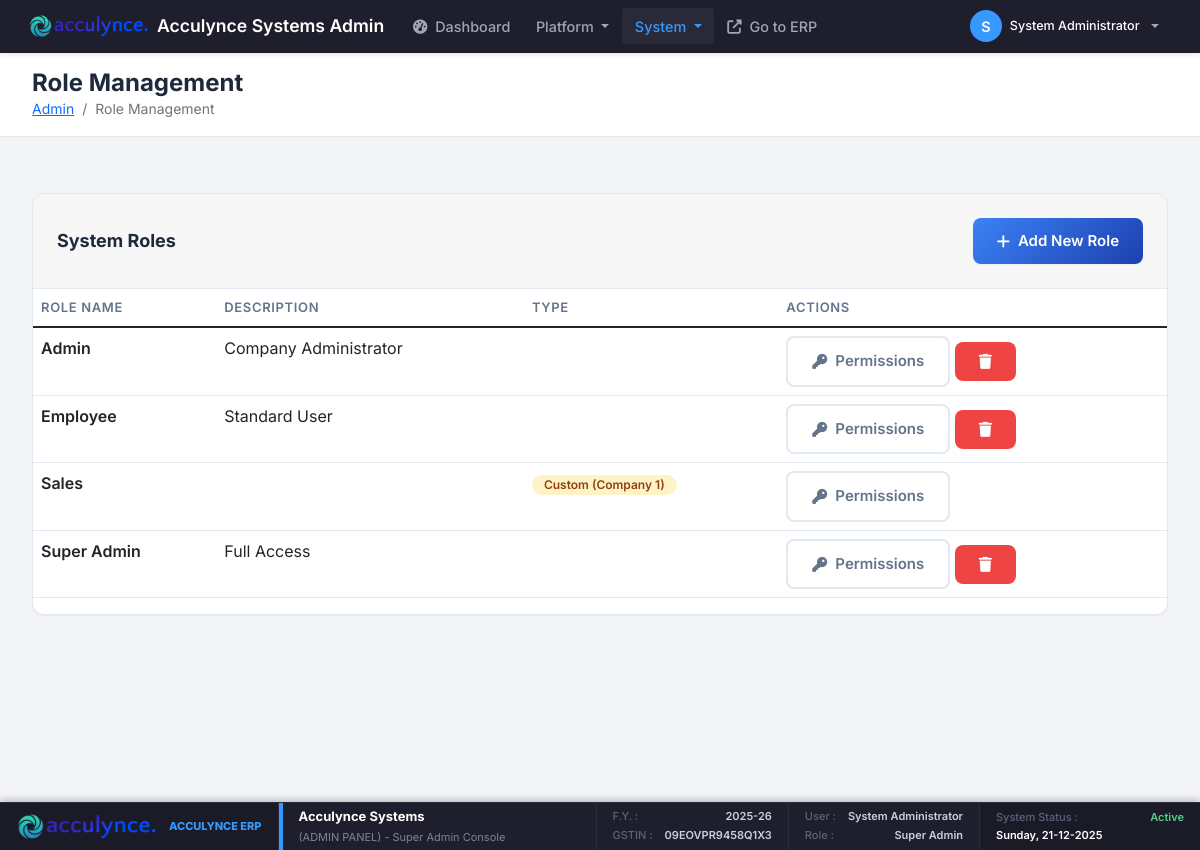
The app's page /modules/admin/roles.php (signed in) with its own data.
### tables this page shows
CREATE TABLE `company_settings` (
  `id` int(11) NOT NULL,
  `company_name` varchar(200) NOT NULL,
  `industry_type` varchar(100) DEFAULT NULL,
  `business_type` varchar(100) DEFAULT NULL,
  `app_name` varchar(100) DEFAULT NULL,
  `theme_color` varchar(20) DEFAULT '#3b82f6',
  `address_line1` varchar(200) DEFAULT NULL,
  `address_line2` varchar(200) DEFAULT NULL,
  `city` varchar(100) DEFAULT NULL,
  `state` varchar(100) DEFAULT NULL,
  `country` varchar(100) DEFAULT 'India',
  `postal_code` varchar(20) DEFAULT NULL,
  `phone` varchar(20) DEFAULT NULL,
  `email` varchar(100) DEFAULT NULL,
  `website` varchar(100) DEFAULT NULL,
  `gstin` varchar(20) DEFAULT NULL,
  `pan` varchar(20) DEFAULT NULL,
  `bank_name` varchar(100) DEFAULT NULL,
  `bank_account_number` varchar(50) DEFAULT NULL,
  `bank_ifsc` varchar(20) DEFAULT NULL,
  `bank_branch` varchar(100) DEFAULT NULL,
  `bank_account_holder` varchar(200) DEFAULT NULL,
  `logo_path` varchar(255) DEFAULT NULL,
  `terms_conditions` text DEFAULT NULL,
  `created_at` timestamp NOT NULL DEFAULT current_timestamp(),
  `updated_at` timestamp NOT NULL DEFAULT current_timestamp() ON UPDATE current_timestamp(),
  `financial_year_start` int(11) DEFAULT 4 COMMENT 'Month number (1-12) when financial year starts',
  `currency_code` varchar(10) DEFAULT 'INR',
  `currency_symbol` varchar(10) DEFAULT '₹',
  `date_format` varchar(20) DEFAULT 'd-m-Y',
  `timezone` varchar(50) DEFAULT 'Asia/Kolkata',
  `invoice_prefix` varchar(20) DEFAULT 'INV',
  `quotation_prefix` varchar(20) DEFAULT 'QT',
  `invoice_footer` text DEFAULT NULL COMMENT 'Footer text for invoices',
  `company_registration_number` varchar(100) DEFAULT NULL,
  `tax_registration_date` date DEFAULT NULL,
  `linkedin_url` varchar(255) DEFAULT NULL,
  `facebook_url` varchar(255) DEFAULT NULL,
  `twitter_url` varchar(255) DEFAULT NULL,
  `instagram_url` varchar(255) DEFAULT NULL,
  `smtp_host` varchar(100) DEFAULT NULL,
  `smtp_port` int(11) DEFAULT 587,
  `smtp_username` varchar(100) DEFAULT NULL,
  `smtp_password` varchar(255) DEFAULT NULL,
  `smtp_encryption` varchar(10) DEFAULT 'tls',
  `email_from_name` varchar(100) DEFAULT NULL,
  `email_from_address` varchar(100) DEFAULT NULL,
  `enable_email_notifications` tinyint(1) DEFAULT 1,
  `invoice_due_days` int(11) DEFAULT 30 COMMENT 'Default payment terms in days',
  `low_stock_threshold` int(11) DEFAULT 10,
  `enable_multi_currency` tinyint(1) DEFAULT 0,
  `enable_barcode` tinyint(1) DEFAULT 1,
  `backup_frequency` varchar(20) DEFAULT 'daily',
  `last_backup_date` datetime DEFAULT NULL,
  `print_logo_on_invoice` tinyint(1) DEFAULT 1,
  `is_gst_registered` tinyint(1) DEFAULT 0,
  `enable_einvoicing` tinyint(1) DEFAULT 0
);

CREATE TABLE `roles` (
  `id` int(11) NOT NULL,
  `company_id` int(11) DEFAULT NULL,
  `name` varchar(50) NOT NULL,
  `description` text DEFAULT NULL,
  `created_at` timestamp NOT NULL DEFAULT current_timestamp()
);

### classes/Database.php (called while the page is built, shortened)
<?php
class Database {
    private static $instance = null;
    private $connection;
    private function __construct() {
        try {
            $this->connection = new PDO(
                "mysql:host=" . DB_HOST . ";dbname=" . DB_NAME . ";charset=utf8mb4",
                DB_USER,
                DB_PASS,
                [
                    PDO::ATTR_ERRMODE => PDO::ERRMODE_EXCEPTION,
                    PDO::ATTR_DEFAULT_FETCH_MODE => PDO::FETCH_ASSOC,
                    PDO::ATTR_EMULATE_PREPARES => false
                ]
            );
        } catch(PDOException $e) {
            die("Database connection failed: " . $e->getMessage());
        }
    }
    public static function getInstance() {
        if (self::$instance === null) {
            self::$instance = new self();
        }
        return self::$instance;
    }
    public function query($sql, $params = []) {
        try {
            $stmt = $this->connection->prepare($sql);
            $stmt->execute($params);
            return $stmt;
        } catch(PDOException $e) {
            error_log("Query error: " . $e->getMessage());
            throw $e;
        }
    }
    public function fetchAll($sql, $params = []) {
        return $this->query($sql, $params)->fetchAll();
    }
    public function fetchOne($sql, $params = []) {
        return $this->query($sql, $params)->fetch();
    }
}

### classes/Auth.php (called while the page is built, shortened)
<?php
require_once __DIR__ . '/Database.php';
class Auth {
    public function isLoggedIn() {
        return isset($_SESSION['user_id']) && !empty($_SESSION['user_id']);
    }
    public function getCurrentUser() {
        if ($this->isLoggedIn()) {
            return [
                'id' => $_SESSION['user_id'],
                'username' => $_SESSION['username'],
                'full_name' => $_SESSION['full_name'],
                'email' => $_SESSION['email'],
                'avatar_path' => $_SESSION['avatar_path'] ?? null,
                'company_id' => $_SESSION['company_id'] ?? null,
                'roles' => $_SESSION['roles'] ?? []
            ];
        }
        return null;
    }
}

### modules/admin/roles.php (the view, shortened to what this page needs)
<?php
$pageTitle = 'Role Management';
$currentPage = 'roles';
require_once '../../includes/admin_layout.php';
$db = Database::getInstance();
$roles = $db->fetchAll("SELECT * FROM roles ORDER BY name ASC");
?>
<div class="card">
    <div class="card-header">
        <div class="card-title">System Roles</div>
        <button class="btn btn-primary btn-sm" onclick="openModal('addRoleModal')">
            <i class="fas fa-plus"></i> Add New Role
        </button>
    </div>
    <div class="table-responsive">
        <table class="table">
            <thead>
                <tr>
                    <th>Role Name</th>
                    <th>Description</th>
                    <th>Type</th>
                    <th>Actions</th>
                </tr>
            </thead>
            <tbody>
                <?php foreach ($roles as $role): ?>
                    <tr>
                        <td>
                            <span style="font-weight: 600;"><?php echo htmlspecialchars($role['name']); ?></span>
                        </td>
                        <td><?php echo htmlspecialchars($role['description']); ?></td>
                        <td>
                            <?php if (empty($role['company_id'])): ?>
                                <span class="badge badge-info">System</span>
                            <?php else: ?>
                                <span class="badge badge-warning">Custom (Company <?php echo $role['company_id']; ?>)</span>
                            <?php endif; ?>
                        </td>
                        <td>
                            <a href="permissions.php?role_id=<?php echo $role['id']; ?>" class="btn btn-sm btn-secondary">
                                <i class="fas fa-key"></i> Permissions
                            </a>
                            <?php if (empty($role['company_id'])):  ?>
                                <button class="btn btn-sm btn-danger" onclick="deleteRole(<?php echo $role['id']; ?>)">
                                    <i class="fas fa-trash"></i>
                                </button>
                            <?php endif; ?>
                        </td>
                    </tr>
                <?php endforeach; ?>
            </tbody>
        </table>
    </div>
</div>
</div>
</main>
</div>
</body>
</html>

### includes/admin_layout.php (shortened to what this page needs)
<?php
require_once __DIR__ . '/../classes/Auth.php';
$auth = new Auth();
$auth->requireLogin();
$currentUser = $auth->getCurrentUser();
$pageTitle = isset($pageTitle) ? $pageTitle : 'Admin Panel';
$db = Database::getInstance();
$brandingSettings = $db->fetchOne("SELECT app_name, logo_path, theme_color, gstin, state FROM company_settings WHERE id = ? LIMIT 1", [$currentUser['company_id'] ?? 0]);
?>
<!DOCTYPE html>
<html lang="en">
<head>
    <link href="https://cdn.jsdelivr.net/npm/bootstrap@5.1.3/dist/css/bootstrap.min.css" rel="stylesheet">
    <link rel="stylesheet" href="<?php echo BASE_URL; ?>public/assets/css/style.css?v=<?php echo time(); ?>">
    <link rel="stylesheet" href="https://cdnjs.cloudflare.com/ajax/libs/font-awesome/6.4.0/css/all.min.css">
</head>
<body>
    <div class="dashboard-wrapper">
        <nav class="navbar navbar-expand-lg admin-navbar">
            <div class="container-fluid">
                <a class="navbar-brand" href="<?php echo MODULES_URL; ?>/admin/dashboard.php">
                    <?php if (!empty($brandingSettings['logo_path'])): ?>
                        <img src="<?php echo BASE_URL . $brandingSettings['logo_path']; ?>" alt="Logo">
                    <?php else: ?>
                        <i class="fas fa-shield-alt text-primary"></i>
                    <?php endif; ?>
                    <span>Acculynce Systems Admin</span>
                </a>
                <div class="collapse navbar-collapse" id="adminNavbar">
                    <ul class="navbar-nav me-auto mb-2 mb-lg-0">
                        <li class="nav-item">
                            <a class="nav-link <?php echo ($currentPage === 'dashboard') ? 'active' : ''; ?>" href="<?php echo MODULES_URL; ?>/admin/dashboard.php">
                                <i class="fas fa-tachometer-alt me-1"></i> Dashboard
                            </a>
                        </li>
                        <li class="nav-item dropdown">
                            <a class="nav-link dropdown-toggle <?php echo in_array($currentPage, ['users', 'companies', 'subscriptions', 'reports', 'tickets', 'inquiries']) ? 'active' : ''; ?>" href="#" id="platformDropdown" role="button" data-bs-toggle="dropdown" aria-expanded="false">
                                Platform
                            </a>
                        </li>
                        <li class="nav-item dropdown">
                            <a class="nav-link dropdown-toggle <?php echo in_array($currentPage, ['roles', 'audit_logs', 'export_data', 'broadcasts', 'settings', 'reset_database']) ? 'active' : ''; ?>" href="#" id="systemDropdown" role="button" data-bs-toggle="dropdown" aria-expanded="false">
                                System
                            </a>
                        </li>
                        <li class="nav-item">
                            <a class="nav-link" href="<?php echo MODULES_URL; ?>/dashboard/index.php" target="_blank">
                                <i class="fas fa-external-link-alt me-1"></i> Go to ERP
                            </a>
                        </li>
                    </ul>
                    <div class="user-menu-admin ms-auto">
                        <div class="dropdown">
                            <a class="nav-link dropdown-toggle d-flex align-items-center gap-2 p-0" href="#" role="button" data-bs-toggle="dropdown" aria-expanded="false">
                                <div class="user-avatar-sm">
                                    <?php echo strtoupper(substr($currentUser['full_name'], 0, 1)); ?>
                                </div>
                                <span class="d-none d-lg-block text-white small"><?php echo htmlspecialchars($currentUser['full_name']); ?></span>
                            </a>
                        </div>
                    </div>
                </div>
            </div>
        </nav>
        <main class="main-content">
            <div class="top-header-admin">
                <div class="header-left">
                    <h1 class="h4 mb-0"><?php echo $pageTitle; ?></h1>
                    <nav aria-label="breadcrumb">
                        <ol class="breadcrumb mb-0 small">
                            <li class="breadcrumb-item"><a href="<?php echo MODULES_URL; ?>/admin/dashboard.php">Admin</a></li>
                            <li class="breadcrumb-item active"><?php echo $pageTitle; ?></li>
                        </ol>
                    </nav>
                </div>
            </div>
            <div class="content-area">
    <?php
    $footerData = [];
    $curMonth = date('n');
    $curYear = date('Y');
    if ($curMonth >= 4) {
        if ($curYear + 1 == 2000) { $yPart = '00'; } else { $yPart = substr($curYear + 1, -2); }
        $footerData['fy'] = $curYear . '-' . $yPart;
    } else {
        $yPart = substr($curYear, -2);
        $footerData['fy'] = ($curYear - 1) . '-' . $yPart;
    }
    if (!empty($brandingSettings)) {
        $footerData['company_name'] = $brandingSettings['app_name'] ?? 'Acculynce Systems';
        $footerData['gst'] = $brandingSettings['gstin'] ?? 'Not Set';
        $footerData['state'] = $brandingSettings['state'] ?? 'Delhi';
    } else {
        $footerData['company_name'] = 'Acculynce Systems';
        $footerData['gst'] = 'N/A';
        $footerData['state'] = 'N/A';
    }
    $footerData['validity'] = 'Unlimited (Super Admin)';
    $footerData['company_id'] = 'ADMIN';
    ?>
    <div class="sticky-footer-admin">
        <div class="footer-box-admin brand-box-admin">
            <?php if (!empty($brandingSettings['logo_path'])): ?>
                <img src="<?php echo BASE_URL . $brandingSettings['logo_path']; ?>" alt="Logo" class="footer-logo-admin">
            <?php else: ?>
                <div class="footer-brand-text-admin">AC</div>
            <?php endif; ?>
            <div class="brand-details">
                <span style="font-weight: 800; font-size: 11px; color: #3699ff; text-transform: uppercase;">Acculynce ERP</span>
            </div>
        </div>
        <div class="footer-box-admin info-box-admin">
            <div class="info-row main">
                <?php echo htmlspecialchars($footerData['company_name']); ?>
            </div>
            <div class="info-row sub">
                (ADMIN PANEL) - Super Admin Console
            </div>
        </div>
        <div class="footer-box-admin fy-box-admin">
            <div class="info-row">
                <span class="label">F.Y. :</span> <span class="value"><?php echo $footerData['fy']; ?></span>
            </div>
            <div class="info-row">
                <span class="label">GSTIN :</span> <span class="value"><?php echo htmlspecialchars($footerData['gst']); ?></span>
            </div>
        </div>
        <div class="footer-box-admin user-box-admin">
            <div class="info-row">
                <span class="label">User :</span> <span class="value"><?php echo htmlspecialchars($currentUser['full_name']); ?></span>
            </div>
            <div class="info-row">
                <span class="label">Role :</span> <span class="value">Super Admin</span>
            </div>
        </div>
        <div class="footer-box-admin">
           <div class="info-row">
                <span class="label">System Status :</span> <span class="value" style="color: #50cd89;">Active</span>
            </div>
            <div class="info-row date-row">
                <span class="value"><?php echo date('l, d-m-Y'); ?></span>
            </div>
        </div>
    </div>

### records on screen
company_settings: logo_path (picture), gstin "09EOVPR9458Q1X3"
roles: name "Admin", description "Company Administrator"
roles: name "Employee", description "Standard User"
roles: name "Sales", company "1"
roles: name "Super Admin", description "Full Access"

### other values on screen
substr($currentUser['full_name'], 0, 1) "S"
$currentUser['full_name'] "System Administrator"
$pageTitle "Role Management"
$footerData['company_name'] "Acculynce Systems"
$footerData['fy'] "2025-26"
